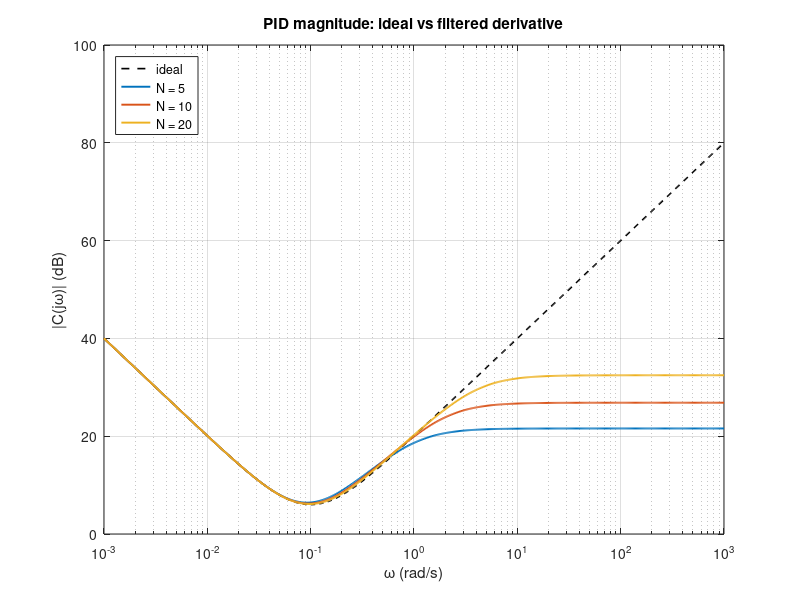

The MATLAB source for this figure:
%% ch12_02_deriv_filter.m -- Section 12.3: practical derivative action
%  Magnitude of ideal PID vs PID with derivative filter Td/N, eq. (12.5),
%  and Exercise 12.4.
clear; clc;
Kp = 2; Ti = 20; Td = 5; Nlist = [5 10 20];
w = logspace(-3,3,600); s = 1i*w;

figure('Name','Ch12 derivative filter'); 
Cid = Kp*(1 + 1./(Ti*s) + Td*s);
semilogx(w,20*log10(abs(Cid)),'k--','LineWidth',1.2); hold on;
for N = Nlist
    C = Kp*(1 + 1./(Ti*s) + Td*s./(1 + Td*s/N));
    semilogx(w,20*log10(abs(C)),'LineWidth',1.4);
    fprintf('N = %2d: Tf = Td/N = %.3f s, HF gain Kp(1+N) = %.1f (%.2f dB)\n', ...
            N, Td/N, Kp*(1+N), 20*log10(Kp*(1+N)));
end
grid on; xlabel('\omega (rad/s)'); ylabel('|C(j\omega)| (dB)');
legend(['ideal', arrayfun(@(N) sprintf('N = %d',N),Nlist,'UniformOutput',false)], ...
       'Location','northwest');
title('PID magnitude: ideal vs filtered derivative');
